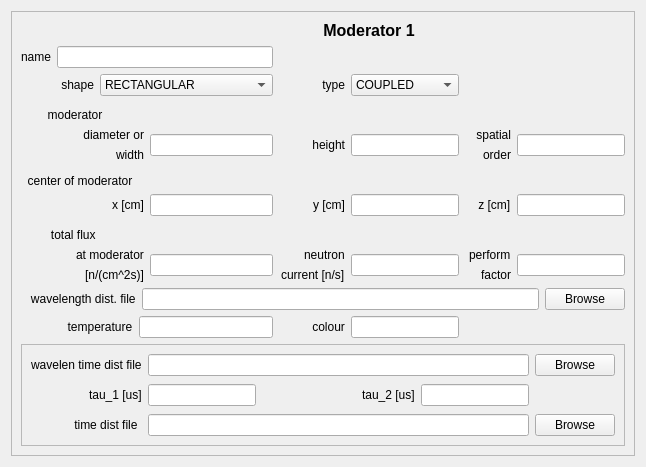
        <widget class="QWidget" name="ModWin_1" native="true">
         <layout class="QVBoxLayout" name="verticalLayout_3">
          <item>
           <widget class="QFrame" name="frame_10">
            <property name="frameShape">
             <enum>QFrame::StyledPanel</enum>
            </property>
            <property name="frameShadow">
             <enum>QFrame::Raised</enum>
            </property>
            <layout class="QGridLayout" name="gridLayout_16">
             <item row="0" column="3">
              <widget class="QLabel" name="label_9">
               <property name="font">
                <font>
                 <pointsize>12</pointsize>
                 <weight>75</weight>
                 <bold>true</bold>
                </font>
               </property>
               <property name="text">
                <string>Moderator 1</string>
               </property>
               <property name="alignment">
                <set>Qt::AlignCenter</set>
               </property>
              </widget>
             </item>
             <item row="1" column="0" colspan="3">
              <layout class="QFormLayout" name="formLayout_7">
               <item row="0" column="0">
                <widget class="QLabel" name="label_71">
                 <property name="text">
                  <string>name</string>
                 </property>
                </widget>
               </item>
               <item row="0" column="1">
                <widget class="QLineEdit" name="ModName_1"/>
               </item>
              </layout>
             </item>
             <item row="2" column="0" colspan="3">
              <layout class="QFormLayout" name="formLayout_15">
               <item row="0" column="0">
                <widget class="QLabel" name="label_7">
                 <property name="text">
                  <string>            shape</string>
                 </property>
                 <property name="alignment">
                  <set>Qt::AlignRight|Qt::AlignTrailing|Qt::AlignVCenter</set>
                 </property>
                </widget>
               </item>
               <item row="0" column="1">
                <widget class="QComboBox" name="eShape_1">
                 <property name="sizePolicy">
                  <sizepolicy hsizetype="MinimumExpanding" vsizetype="Fixed">
                   <horstretch>0</horstretch>
                   <verstretch>0</verstretch>
                  </sizepolicy>
                 </property>
                 <item>
                  <property name="text">
                   <string>RECTANGULAR</string>
                  </property>
                 </item>
                 <item>
                  <property name="text">
                   <string>CIRCULAR</string>
                  </property>
                 </item>
                </widget>
               </item>
              </layout>
             </item>
             <item row="2" column="3">
              <layout class="QFormLayout" name="formLayout_3">
               <item row="0" column="0">
                <widget class="QLabel" name="label_4">
                 <property name="text">
                  <string>             type</string>
                 </property>
                </widget>
               </item>
               <item row="0" column="1">
                <widget class="QComboBox" name="eType_1">
                 <property name="sizePolicy">
                  <sizepolicy hsizetype="MinimumExpanding" vsizetype="Fixed">
                   <horstretch>0</horstretch>
                   <verstretch>0</verstretch>
                  </sizepolicy>
                 </property>
                 <item>
                  <property name="text">
                   <string>COUPLED</string>
                  </property>
                 </item>
                 <item>
                  <property name="text">
                   <string>DECOUPLED</string>
                  </property>
                 </item>
                 <item>
                  <property name="text">
                   <string>POISONED</string>
                  </property>
                 </item>
                </widget>
               </item>
              </layout>
             </item>
             <item row="3" column="0">
              <widget class="QLabel" name="label_8">
               <property name="text">
                <string>        moderator</string>
               </property>
               <property name="alignment">
                <set>Qt::AlignBottom|Qt::AlignLeading|Qt::AlignLeft</set>
               </property>
              </widget>
             </item>
             <item row="3" column="1" colspan="2">
              <spacer name="horizontalSpacer">
               <property name="orientation">
                <enum>Qt::Horizontal</enum>
               </property>
               <property name="sizeType">
                <enum>QSizePolicy::Preferred</enum>
               </property>
               <property name="sizeHint" stdset="0">
                <size>
                 <width>164</width>
                 <height>20</height>
                </size>
               </property>
              </spacer>
             </item>
             <item row="4" column="0" colspan="3">
              <layout class="QGridLayout" name="gridLayout">
               <item row="0" column="0" alignment="Qt::AlignRight">
                <widget class="QLabel" name="label">
                 <property name="text">
                  <string>diameter or</string>
                 </property>
                 <property name="alignment">
                  <set>Qt::AlignBottom|Qt::AlignRight|Qt::AlignTrailing</set>
                 </property>
                </widget>
               </item>
               <item row="0" column="1" rowspan="2">
                <widget class="QLineEdit" name="Width_1">
                 <property name="sizePolicy">
                  <sizepolicy hsizetype="Preferred" vsizetype="Fixed">
                   <horstretch>0</horstretch>
                   <verstretch>0</verstretch>
                  </sizepolicy>
                 </property>
                </widget>
               </item>
               <item row="1" column="0" alignment="Qt::AlignRight">
                <widget class="QLabel" name="label_2">
                 <property name="text">
                  <string>width</string>
                 </property>
                 <property name="alignment">
                  <set>Qt::AlignRight|Qt::AlignTop|Qt::AlignTrailing</set>
                 </property>
                </widget>
               </item>
              </layout>
             </item>
             <item row="4" column="3">
              <layout class="QGridLayout" name="gridLayout_2">
               <item row="0" column="1" rowspan="2">
                <widget class="QLineEdit" name="Hight_1">
                 <property name="sizePolicy">
                  <sizepolicy hsizetype="Preferred" vsizetype="Fixed">
                   <horstretch>0</horstretch>
                   <verstretch>0</verstretch>
                  </sizepolicy>
                 </property>
                </widget>
               </item>
               <item row="0" column="0" rowspan="2">
                <widget class="QLabel" name="label_3">
                 <property name="text">
                  <string>height</string>
                 </property>
                 <property name="alignment">
                  <set>Qt::AlignRight|Qt::AlignTrailing|Qt::AlignVCenter</set>
                 </property>
                </widget>
               </item>
              </layout>
             </item>
             <item row="4" column="4">
              <layout class="QGridLayout" name="gridLayout_3">
               <item row="0" column="0" alignment="Qt::AlignRight">
                <widget class="QLabel" name="label_5">
                 <property name="text">
                  <string>spatial</string>
                 </property>
                 <property name="alignment">
                  <set>Qt::AlignBottom|Qt::AlignRight|Qt::AlignTrailing</set>
                 </property>
                </widget>
               </item>
               <item row="0" column="1" rowspan="2">
                <widget class="QLineEdit" name="Order_1">
                 <property name="sizePolicy">
                  <sizepolicy hsizetype="Preferred" vsizetype="Fixed">
                   <horstretch>0</horstretch>
                   <verstretch>0</verstretch>
                  </sizepolicy>
                 </property>
                </widget>
               </item>
               <item row="1" column="0" alignment="Qt::AlignRight">
                <widget class="QLabel" name="label_6">
                 <property name="text">
                  <string>order</string>
                 </property>
                 <property name="alignment">
                  <set>Qt::AlignRight|Qt::AlignTop|Qt::AlignTrailing</set>
                 </property>
                </widget>
               </item>
              </layout>
             </item>
             <item row="5" column="0" colspan="2">
              <widget class="QLabel" name="label_19">
               <property name="text">
                <string>  center of moderator</string>
               </property>
               <property name="alignment">
                <set>Qt::AlignBottom|Qt::AlignLeading|Qt::AlignLeft</set>
               </property>
              </widget>
             </item>
             <item row="5" column="2">
              <spacer name="horizontalSpacer_5">
               <property name="orientation">
                <enum>Qt::Horizontal</enum>
               </property>
               <property name="sizeType">
                <enum>QSizePolicy::Preferred</enum>
               </property>
               <property name="sizeHint" stdset="0">
                <size>
                 <width>133</width>
                 <height>20</height>
                </size>
               </property>
              </spacer>
             </item>
             <item row="6" column="0" colspan="3">
              <layout class="QGridLayout" name="gridLayout_7">
               <item row="0" column="1" rowspan="2">
                <widget class="QLineEdit" name="CntrX_1">
                 <property name="sizePolicy">
                  <sizepolicy hsizetype="Preferred" vsizetype="Fixed">
                   <horstretch>0</horstretch>
                   <verstretch>0</verstretch>
                  </sizepolicy>
                 </property>
                </widget>
               </item>
               <item row="0" column="0" rowspan="2">
                <widget class="QLabel" name="label_21">
                 <property name="text">
                  <string>           x [cm]</string>
                 </property>
                 <property name="alignment">
                  <set>Qt::AlignRight|Qt::AlignTrailing|Qt::AlignVCenter</set>
                 </property>
                </widget>
               </item>
              </layout>
             </item>
             <item row="6" column="3">
              <layout class="QGridLayout" name="gridLayout_8">
               <item row="0" column="1" rowspan="2">
                <widget class="QLineEdit" name="CntrY_1">
                 <property name="sizePolicy">
                  <sizepolicy hsizetype="Preferred" vsizetype="Fixed">
                   <horstretch>0</horstretch>
                   <verstretch>0</verstretch>
                  </sizepolicy>
                 </property>
                </widget>
               </item>
               <item row="0" column="0" rowspan="2">
                <widget class="QLabel" name="label_22">
                 <property name="text">
                  <string>y [cm]</string>
                 </property>
                 <property name="alignment">
                  <set>Qt::AlignRight|Qt::AlignTrailing|Qt::AlignVCenter</set>
                 </property>
                </widget>
               </item>
              </layout>
             </item>
             <item row="6" column="4">
              <layout class="QGridLayout" name="gridLayout_9">
               <item row="0" column="1" rowspan="2">
                <widget class="QLineEdit" name="CntrZ_1">
                 <property name="sizePolicy">
                  <sizepolicy hsizetype="Preferred" vsizetype="Fixed">
                   <horstretch>0</horstretch>
                   <verstretch>0</verstretch>
                  </sizepolicy>
                 </property>
                </widget>
               </item>
               <item row="0" column="0" rowspan="2" alignment="Qt::AlignRight">
                <widget class="QLabel" name="label_24">
                 <property name="text">
                  <string>    z [cm]</string>
                 </property>
                </widget>
               </item>
              </layout>
             </item>
             <item row="7" column="0">
              <widget class="QLabel" name="label_26">
               <property name="text">
                <string>         total flux</string>
               </property>
               <property name="alignment">
                <set>Qt::AlignBottom|Qt::AlignLeading|Qt::AlignLeft</set>
               </property>
              </widget>
             </item>
             <item row="7" column="2">
              <spacer name="horizontalSpacer_6">
               <property name="orientation">
                <enum>Qt::Horizontal</enum>
               </property>
               <property name="sizeType">
                <enum>QSizePolicy::Preferred</enum>
               </property>
               <property name="sizeHint" stdset="0">
                <size>
                 <width>133</width>
                 <height>20</height>
                </size>
               </property>
              </spacer>
             </item>
             <item row="8" column="0" colspan="3">
              <layout class="QGridLayout" name="gridLayout_10">
               <item row="0" column="0" alignment="Qt::AlignRight">
                <widget class="QLabel" name="label_27">
                 <property name="text">
                  <string>at moderator</string>
                 </property>
                </widget>
               </item>
               <item row="0" column="1" rowspan="2">
                <widget class="QLineEdit" name="Flux_1">
                 <property name="sizePolicy">
                  <sizepolicy hsizetype="Preferred" vsizetype="Fixed">
                   <horstretch>0</horstretch>
                   <verstretch>0</verstretch>
                  </sizepolicy>
                 </property>
                </widget>
               </item>
               <item row="1" column="0" alignment="Qt::AlignRight">
                <widget class="QLabel" name="label_28">
                 <property name="text">
                  <string>[n/(cm^2s)]</string>
                 </property>
                </widget>
               </item>
              </layout>
             </item>
             <item row="8" column="3">
              <layout class="QGridLayout" name="gridLayout_11">
               <item row="0" column="0" alignment="Qt::AlignRight">
                <widget class="QLabel" name="label_29">
                 <property name="text">
                  <string>neutron</string>
                 </property>
                </widget>
               </item>
               <item row="0" column="1" rowspan="2">
                <widget class="QLineEdit" name="Current_1">
                 <property name="sizePolicy">
                  <sizepolicy hsizetype="Preferred" vsizetype="Fixed">
                   <horstretch>0</horstretch>
                   <verstretch>0</verstretch>
                  </sizepolicy>
                 </property>
                </widget>
               </item>
               <item row="1" column="0" alignment="Qt::AlignRight">
                <widget class="QLabel" name="label_30">
                 <property name="text">
                  <string>current [n/s]</string>
                 </property>
                </widget>
               </item>
              </layout>
             </item>
             <item row="8" column="4">
              <layout class="QGridLayout" name="gridLayout_12">
               <item row="0" column="0" alignment="Qt::AlignRight">
                <widget class="QLabel" name="label_31">
                 <property name="text">
                  <string>perform</string>
                 </property>
                </widget>
               </item>
               <item row="0" column="1" rowspan="2">
                <widget class="QLineEdit" name="PfmFact_1">
                 <property name="sizePolicy">
                  <sizepolicy hsizetype="Preferred" vsizetype="Fixed">
                   <horstretch>0</horstretch>
                   <verstretch>0</verstretch>
                  </sizepolicy>
                 </property>
                </widget>
               </item>
               <item row="1" column="0" alignment="Qt::AlignRight">
                <widget class="QLabel" name="label_32">
                 <property name="text">
                  <string>factor</string>
                 </property>
                </widget>
               </item>
              </layout>
             </item>
             <item row="9" column="0" colspan="5">
              <layout class="QHBoxLayout" name="horizontalLayout">
               <item>
                <widget class="QLabel" name="label_20">
                 <property name="text">
                  <string>   wavelength dist. file</string>
                 </property>
                </widget>
               </item>
               <item>
                <widget class="QLineEdit" name="LmbdFile_1"/>
               </item>
               <item>
                <widget class="QPushButton" name="Browse_WFile_1">
                 <property name="text">
                  <string>Browse</string>
                 </property>
                </widget>
               </item>
              </layout>
             </item>
             <item row="10" column="0" colspan="3">
              <layout class="QFormLayout" name="formLayout">
               <item row="0" column="0">
                <widget class="QLabel" name="label_33">
                 <property name="text">
                  <string>              temperature</string>
                 </property>
                </widget>
               </item>
               <item row="0" column="1">
                <widget class="QLineEdit" name="Temp_1">
                 <property name="sizePolicy">
                  <sizepolicy hsizetype="Preferred" vsizetype="Fixed">
                   <horstretch>0</horstretch>
                   <verstretch>0</verstretch>
                  </sizepolicy>
                 </property>
                </widget>
               </item>
              </layout>
             </item>
             <item row="10" column="3">
              <layout class="QFormLayout" name="formLayout_2">
               <item row="0" column="0">
                <widget class="QLabel" name="label_34">
                 <property name="text">
                  <string>          colour</string>
                 </property>
                </widget>
               </item>
               <item row="0" column="1">
                <widget class="QLineEdit" name="Color_1">
                 <property name="sizePolicy">
                  <sizepolicy hsizetype="Preferred" vsizetype="Fixed">
                   <horstretch>0</horstretch>
                   <verstretch>0</verstretch>
                  </sizepolicy>
                 </property>
                </widget>
               </item>
              </layout>
             </item>
             <item row="11" column="0" colspan="5">
              <widget class="QFrame" name="frame">
               <property name="frameShape">
                <enum>QFrame::StyledPanel</enum>
               </property>
               <property name="frameShadow">
                <enum>QFrame::Raised</enum>
               </property>
               <layout class="QGridLayout" name="gridLayout_4">
                <item row="0" column="0">
                 <widget class="QLabel" name="label_12">
                  <property name="text">
                   <string>wavelen time dist file</string>
                  </property>
                 </widget>
                </item>
                <item row="3" column="1" colspan="4">
                 <widget class="QLineEdit" name="TimeFile_1"/>
                </item>
                <item row="0" column="1" colspan="4">
                 <widget class="QLineEdit" name="L_T_File_1"/>
                </item>
                <item row="1" column="1" rowspan="2">
                 <widget class="QLineEdit" name="tau_1_1">
                  <property name="sizePolicy">
                   <sizepolicy hsizetype="Preferred" vsizetype="Fixed">
                    <horstretch>0</horstretch>
                    <verstretch>0</verstretch>
                   </sizepolicy>
                  </property>
                 </widget>
                </item>
                <item row="3" column="5">
                 <widget class="QPushButton" name="Browse_TFile_1">
                  <property name="text">
                   <string>Browse</string>
                  </property>
                 </widget>
                </item>
                <item row="3" column="0">
                 <widget class="QLabel" name="label_10">
                  <property name="text">
                   <string>             time dist file</string>
                  </property>
                 </widget>
                </item>
                <item row="1" column="4" rowspan="2">
                 <widget class="QLineEdit" name="tau_2_1">
                  <property name="sizePolicy">
                   <sizepolicy hsizetype="Preferred" vsizetype="Fixed">
                    <horstretch>0</horstretch>
                    <verstretch>0</verstretch>
                   </sizepolicy>
                  </property>
                  <property name="text">
                   <string/>
                  </property>
                 </widget>
                </item>
                <item row="1" column="2">
                 <spacer name="horizontalSpacer_2">
                  <property name="orientation">
                   <enum>Qt::Horizontal</enum>
                  </property>
                  <property name="sizeHint" stdset="0">
                   <size>
                    <width>40</width>
                    <height>20</height>
                   </size>
                  </property>
                 </spacer>
                </item>
                <item row="1" column="3" rowspan="2">
                 <widget class="QLabel" name="label_13">
                  <property name="text">
                   <string>tau_2 [us]</string>
                  </property>
                 </widget>
                </item>
                <item row="1" column="0" rowspan="2" alignment="Qt::AlignRight">
                 <widget class="QLabel" name="label_11">
                  <property name="text">
                   <string>tau_1 [us]</string>
                  </property>
                 </widget>
                </item>
                <item row="0" column="5">
                 <widget class="QPushButton" name="Browse_L_T_1">
                  <property name="text">
                   <string>Browse</string>
                  </property>
                 </widget>
                </item>
               </layout>
              </widget>
             </item>
            </layout>
           </widget>
          </item>
         </layout>
        </widget>
